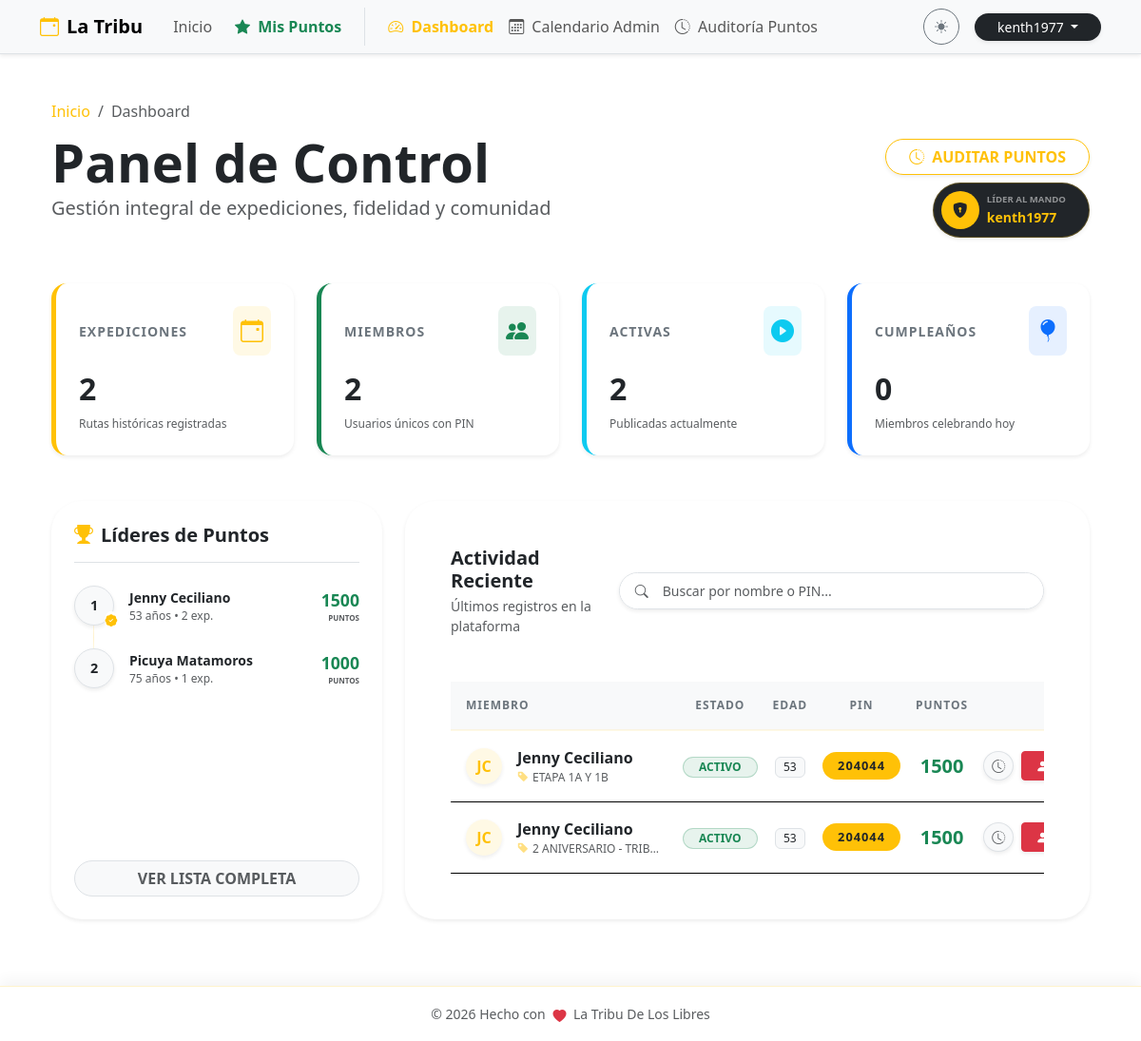
The app's page /admin/dashboard (signed in), older data.
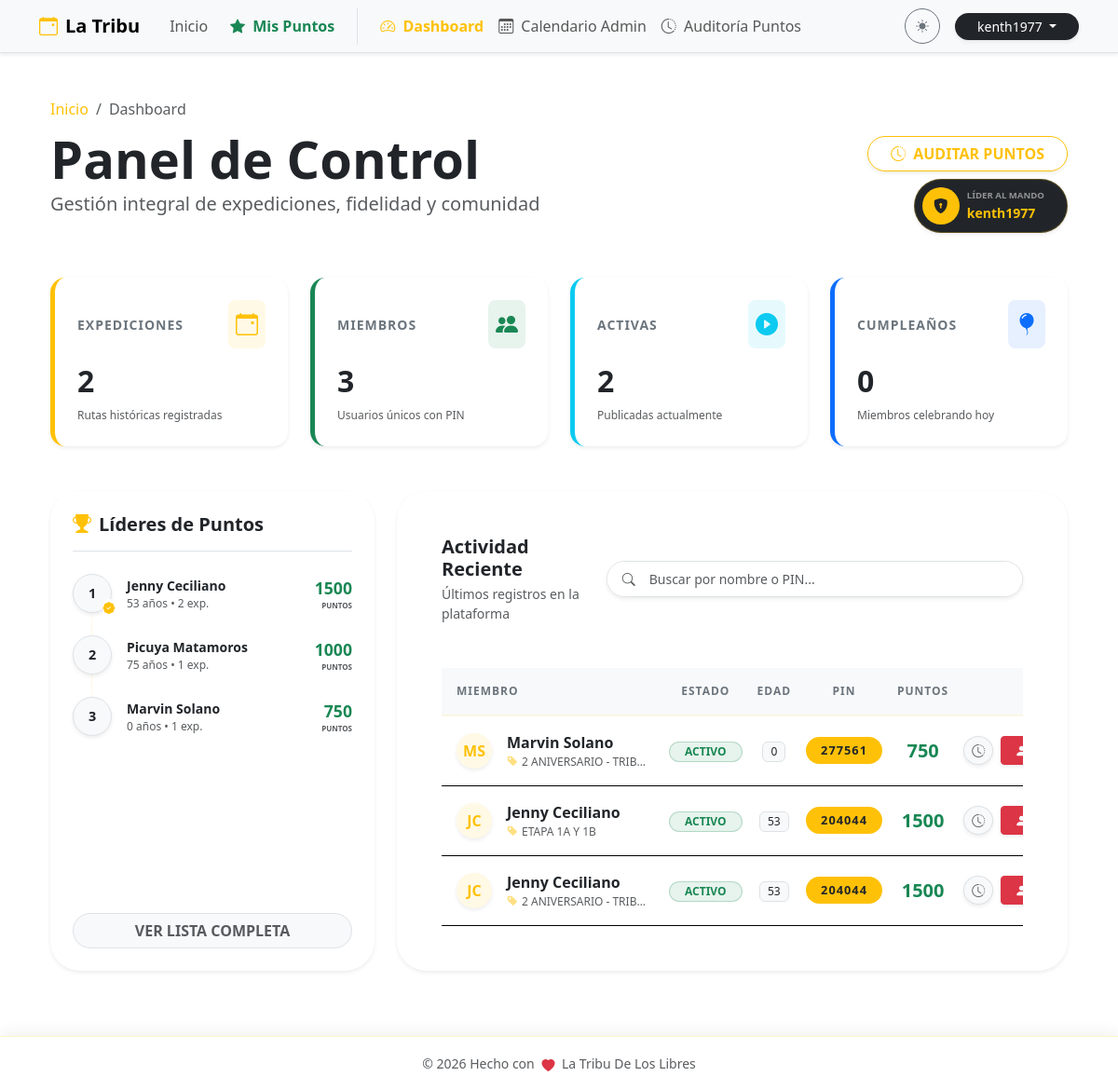
The same page, newer data.
### db.py (models this page shows, shortened)
class Member(db.Model):
    __tablename__ = 'member'
    id = db.Column(db.Integer, primary_key=True)
    pin = db.Column(db.String(10), unique=True, nullable=False)
    nombre = db.Column(db.String(100), nullable=False)
    apellido1 = db.Column(db.String(100), nullable=False)
    apellido2 = db.Column(db.String(100))
    telefono = db.Column(db.String(20))
    birth_date = db.Column(db.Date)
    puntos_totales = db.Column(db.Integer, default=0)
    ultimo_regalo_bday = db.Column(db.Integer, default=0)
    bookings = db.relationship('Booking', backref='member', lazy=True, cascade="all, delete-orphan")
    point_logs = db.relationship('PointLog', backref='member', lazy=True, cascade="all, delete-orphan")

class Booking(db.Model):
    __tablename__ = 'booking'
    id = db.Column(db.Integer, primary_key=True)
    member_id = db.Column(db.Integer, db.ForeignKey('member.id'), nullable=False)
    event_id = db.Column(db.Integer, db.ForeignKey('event.id'), nullable=False)
    pin = db.Column(db.String(10))
    nombre = db.Column(db.String(100))
    apellido1 = db.Column(db.String(100))
    telefono = db.Column(db.String(20))
    points_at_registration = db.Column(db.Integer, default=0)
    status = db.Column(db.String(50), default='Activo')
    created_at = db.Column(db.DateTime, default=datetime.utcnow)

class Event(db.Model):
    __tablename__ = 'event'
    id = db.Column(db.Integer, primary_key=True)
    title = db.Column(db.String(150), nullable=False)
    flyer = db.Column(db.String(255)) # Nombre del archivo de imagen en el servidor
    currency = db.Column(db.String(10), default='¢')
    price = db.Column(db.Float, default=0.0)
    points_reward = db.Column(db.Integer, default=10) # Puntos que otorga al aventurero
    activity_type = db.Column(db.String(100)) # Caminata, Internacional, etc.
    duration_days = db.Column(db.Integer, default=1)
    event_date = db.Column(db.Date, nullable=False) # Fecha de inicio
    end_date = db.Column(db.Date) # Fecha de cierre para expediciones de varios días
    departure_point = db.Column(db.String(200)) # Punto de encuentro principal
    departure_time = db.Column(db.String(50))
    difficulty = db.Column(db.String(50))
    distance = db.Column(db.String(50))
    capacity = db.Column(db.Integer, default=0) # Cupos disponibles
    reservation_fee = db.Column(db.String(100)) # Monto requerido para apartar lugar
    description = db.Column(db.Text) # Itinerario detallado
    pickup_point = db.Column(db.String(200)) # Puntos de recogida adicionales
    status = db.Column(db.String(50), default='Activa') # Activa, Suspendido, Se Traslado
    moved_date = db.Column(db.Date) # Nueva fecha en caso de traslado
    bookings = db.relationship('Booking', backref='event', lazy=True, cascade="all, delete-orphan")

### app.py (the view)
@main_bp.route('/admin/dashboard')
@login_required
def dashboard():
    if not current_user.is_superuser:
        flash('Acceso denegado. Se requieren permisos de superusuario.', 'danger')
        return redirect(url_for('main.home'))
    stats = {
        'total': Event.query.count(),
        'active': Event.query.filter_by(status='Activa').count(),
        'members_count': Member.query.count(),
        'birthdays_count': Member.query.filter(
            extract('month', Member.birth_date) == date.today().month,
            extract('day', Member.birth_date) == date.today().day
        ).count()
    }
    bookings = Booking.query.filter_by(status='Activo').order_by(Booking.created_at.desc()).limit(50).all()
    ranking = Member.query.order_by(Member.puntos_totales.desc()).limit(10).all()
    return render_template('dashboard.html', stats=stats, bookings=bookings, ranking=ranking)

### app.py (called while the page is built)
@login_manager.user_loader
def load_user(user_id):
    try:
        return User.query.get(int(user_id))
    except (TypeError, ValueError, Exception):
        return None

def calculate_age(born):
    if not born:
        return "N/A"
    today = date.today()
    try:
        return today.year - born.year - ((today.month, today.day) < (born.month, born.day))
    except Exception as e:
        logger.error(f"Fallo en algoritmo de cálculo de edad: {e}")
        return "N/A"

### templates/dashboard.html (shortened to what the changed rows need)
{% extends "base.html" %}
{% block content %}
<div class="container py-4">
    <div class="row mb-5 align-items-end">
        <div class="col-md-8 text-center text-md-start">
            <h1 class="display-4 fw-bold mb-0">Panel de Control</h1>
        </div>
    </div>
    <div class="row g-4 mb-5">
        <div class="col-md-6 col-xl-3">
            <div class="card border-0 shadow-sm rounded-4 h-100 bg-body stat-card">
                <div class="card-body p-4 border-start border-warning border-5 rounded-4">
                    <h2 class="fw-bold mb-0">{{ stats.total|default(0) }}</h2>
                </div>
            </div>
        </div>
        <div class="col-md-6 col-xl-3">
            <div class="card border-0 shadow-sm rounded-4 h-100 bg-body stat-card">
                <div class="card-body p-4 border-start border-success border-5 rounded-4">
                    <div class="d-flex justify-content-between align-items-center mb-3">
                        <small class="text-secondary fw-bold text-uppercase" style="letter-spacing: 1px;">Miembros</small>
                        <div class="p-2 bg-success bg-opacity-10 rounded-3 text-success"><i class="bi bi-people-fill fs-4"></i></div>
                    </div>
                    <h2 class="fw-bold mb-0">{{ stats.members_count|default(0) }}</h2>
                    <div class="x-small text-muted mt-2">Usuarios únicos con PIN</div>
                </div>
            </div>
        </div>
        <div class="col-md-6 col-xl-3">
            <div class="card border-0 shadow-sm rounded-4 h-100 bg-body stat-card">
                <div class="card-body p-4 border-start border-info border-5 rounded-4">
                    <h2 class="fw-bold mb-0">{{ stats.active|default(0) }}</h2>
                </div>
            </div>
        </div>
        <div class="col-md-6 col-xl-3">
            <div class="card border-0 shadow-sm rounded-4 h-100 bg-body stat-card">
                <div class="card-body p-4 border-start border-primary border-5 rounded-4">
                    <h2 class="fw-bold mb-0">{{ stats.birthdays_count|default(0) }}</h2>
                </div>
            </div>
        </div>
    </div>
    <div class="row g-4">
        <div class="col-lg-4">
            <div class="card border-0 shadow-sm rounded-5 bg-body mb-4 h-100 border border-warning border-opacity-10">
                <div class="card-body p-4">
                    {% if ranking %}
                        <div class="ranking-list">
                        {% for member in ranking %}
                        <div class="d-flex align-items-center mb-4 animate__animated animate__fadeInLeft" style="animation-delay: {{ loop.index0 * 0.05 }}s">
                            <div class="flex-shrink-0 position-relative">
                                <div class="rounded-circle bg-light border fw-bold d-flex align-items-center justify-content-center text-dark shadow-sm" style="width: 42px; height: 42px; font-size: 0.9rem;">
                                    {{ loop.index }}
                                </div>
                                {% if loop.index == 1 %}
                                <i class="bi bi-patch-check-fill text-warning position-absolute bottom-0 end-0 bg-white rounded-circle" style="font-size: 0.8rem; transform: translate(25%, 25%);"></i>
                                {% endif %}
                            </div>
                            <div class="flex-grow-1 ms-3">
                                <div class="fw-bold small text-body">{{ member.nombre }} {{ member.apellido1 }}</div>
                                <div class="x-small text-muted d-flex align-items-center">
                                    {{ calculate_age(member.birth_date) }} años • {{ member.bookings|length }} exp.
                                </div>
                            </div>
                            <div class="text-end">
                                <div class="fw-bold text-success" style="font-size: 1.1rem;">{{ member.puntos_totales }}</div>
                                <div class="x-small text-muted text-uppercase fw-bold" style="font-size: 0.5rem;">Puntos</div>
                            </div>
                        </div>
                        {% endfor %}
                        </div>
                    {% else %}
                        <div class="text-center py-5">
                            <i class="bi bi-star text-muted opacity-25 display-1 mb-3"></i>
                            <p class="text-muted fw-medium">No hay miembros registrados todavía.</p>
                        </div>
                    {% endif %}
                </div>
            </div>
        </div>
        <div class="col-lg-8">
            <div class="card border-0 shadow-sm rounded-5 bg-body h-100">
                <div class="card-body p-4 p-md-5">
                    <div class="table-responsive">
                        <table class="table table-hover align-middle border-0 mb-0" id="membersTable">
                            <thead class="bg-body-tertiary">
                                <tr>
                                    <th class="border-0 px-3 py-3 text-secondary x-small fw-bold text-uppercase" style="letter-spacing: 1px;">Miembro</th>
                                    <th class="border-0 py-3 text-secondary x-small fw-bold text-uppercase text-center" style="letter-spacing: 1px;">Estado</th>
                                    <th class="border-0 py-3 text-secondary x-small fw-bold text-uppercase text-center" style="letter-spacing: 1px;">Edad</th>
                                    <th class="border-0 py-3 text-secondary x-small fw-bold text-uppercase text-center" style="letter-spacing: 1px;">PIN</th>
                                    <th class="border-0 py-3 text-secondary x-small fw-bold text-uppercase text-center" style="letter-spacing: 1px;">Puntos</th>
                                    <th class="border-0 py-3 text-secondary x-small fw-bold text-uppercase text-end pe-3" style="letter-spacing: 1px;">Acciones</th>
                                </tr>
                            </thead>
                            <tbody>
                                {% if bookings %}
                                    {% for b in bookings %}
                                    {% if b.member %}
                                    <tr class="member-row animate__animated animate__fadeIn {% if b.status == 'Retirado' %}opacity-50{% endif %}" style="animation-delay: {{ loop.index0 * 0.05 }}s">
                                        <td class="px-3 py-3">
                                            <div class="d-flex align-items-center">
                                                <div class="avatar-sm me-3 bg-warning bg-opacity-10 text-warning rounded-circle d-flex align-items-center justify-content-center fw-bold shadow-sm" style="width: 38px; height: 38px;">
                                                    {{ b.member.nombre[:1]|default('?') }}{{ b.member.apellido1[:1]|default('?') }}
                                                </div>
                                                <div>
                                                    <div class="fw-bold text-body member-name {% if b.status == 'Retirado' %}text-decoration-line-through{% endif %}">
                                                        {{ b.member.nombre }} {{ b.member.apellido1 }}
                                                    </div>
                                                    <div class="x-small text-muted text-uppercase text-truncate" style="max-width: 150px;" title="{{ b.event.title if b.event else 'Ruta Genérica' }}">
                                                        <i class="bi bi-tag-fill me-1 text-warning opacity-50"></i>{{ b.event.title if b.event else 'Ruta Genérica' }}
                                                    </div>
                                                </div>
                                            </div>
                                        </td>
                                        <td class="text-center">
                                            {% if b.status == 'Retirado' %}
                                                <span class="badge bg-danger bg-opacity-10 text-danger border border-danger border-opacity-25 px-3 py-1 rounded-pill x-small fw-bold">RETIRADO</span>
                                            {% else %}
                                                <span class="badge bg-success bg-opacity-10 text-success border border-success border-opacity-25 px-3 py-1 rounded-pill x-small fw-bold">ACTIVO</span>
                                            {% endif %}
                                        </td>
                                        <td class="text-center">
                                            <span class="badge bg-light text-dark border fw-medium px-2 py-1 small">
                                                {{ calculate_age(b.member.birth_date) }}
                                            </span>
                                        </td>
                                        <td class="text-center">
                                            <span class="badge bg-warning text-dark px-3 py-2 rounded-pill fw-bold member-pin" style="letter-spacing: 1px; font-size: 0.8rem;">{{ b.pin|default('000000') }}</span>
                                        </td>
                                        <td class="text-center">
                                            <span class="fw-bold text-success fs-5">
                                                {{ b.member.puntos_totales|default(0) }}
                                            </span>
                                        </td>
                                        <td class="text-end pe-3">
                                            <div class="d-flex justify-content-end gap-2">
                                                <a href="{{ url_for('puntos.detalle_miembro', member_id=b.member.id) }}" class="btn btn-sm btn-light border rounded-circle text-muted shadow-sm transition-all hover-scale" title="Ver Historial">
                                                    <i class="bi bi-clock-history"></i>
                                                </a>
                                                <button class="btn btn-sm btn-danger shadow-sm fw-bold px-3 transition-all hover-scale d-flex align-items-center gap-2"
                                                        title="Retirar de Aventura"
                                                        data-bs-toggle="modal"
                                                        data-bs-target="#cancelBookingModal{{ b.id }}"
                                                        {% if b.status == 'Retirado' %}disabled style="opacity: 0.5; pointer-events: none;"{% endif %}>
                                                    <i class="bi bi-person-dash-fill"></i>
                                                </button>
                                            </div>
                                        </td>
                                    </tr>
                                    {% endif %}
                                    {% endfor %}
                                {% endif %}
                            </tbody>
                        </table>
                    </div>
                </div>
            </div>
        </div>
    </div>
</div>
{% endblock %}

Row changes from the older to the newer data that the page shows:
added Member: nombre "Marvin", apellido1 "Solano", birth_date "0", bookings|length "1", puntos_totales "750"
added Booking: member "M", member "S", member.nombre "Marvin", member.apellido1 "Solano", event "2 ANIVERSARIO - TRIB…", status "ACTIVO", pin "277561", member.puntos_totales "750"
Text that changed along with them:
{{ stats.members_count|default(0) }}: "2" → "3"
